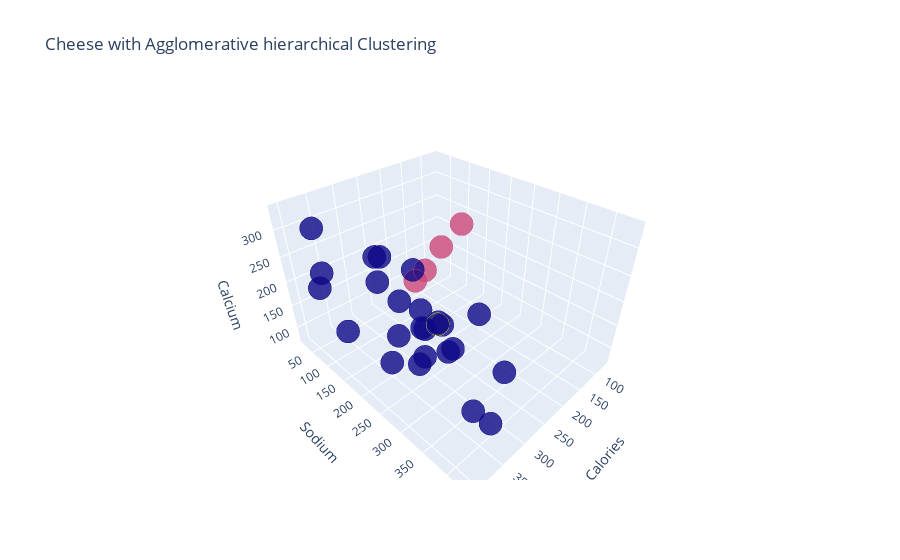

The notebook cell saved with this chart:
### Markdown cell above
Afin de définir quel graphique pourrait être le plus parlant, essayons avec ce que nous avions vu dans la heatmap.

### Code cell
trace1 = go.Scatter3d(
    x= df['calories'],
    y= df['sodium'],
    z= df['calcium'],
    mode='markers',
    marker=dict(
        color = df['cluster'],
        size= 8,
        line=dict(
            color= df['cluster'],
            width= 12
        ),
        opacity=0.8
    )
)
data = [trace1]
layout = go.Layout(
    title= 'Cheese with Agglomerative hierarchical Clustering',
    scene = dict(
        xaxis = dict(title  = 'Calories'),
        yaxis = dict(title  = 'Sodium'),
        zaxis = dict(title  = 'Calcium')
    )
)
fig = go.Figure(data=data, layout=layout)
py.offline.iplot(fig)

### Figure 1 — Plotly figure (JSON) as saved in the notebook; plotly's stock layout.template omitted (floating-point values rounded to 4 significant figures)
{"data": [{"marker": {"color": [0, 0, 0, 0, 0, 0, 0, 0, 0, 0, 0, 0, 0, 2, 0, 1, 1, 0, 0, 0, 1, 0, 0, 0, 0, 0, 0, 0, 1], "line": {"color": [0, 0, 0, 0, 0, 0, 0, 0, 0, 0, 0, 0, 0, 2, 0, 1, 1, 0, 0, 0, 1, 0, 0, 0, 0, 0, 0, 0, 1], "width": 12}, "opacity": 0.8, "size": 8}, "mode": "markers", "x": [314, 314, 401, 342, 264, 367, 344, 292, 406, 399, 308, 327, 378, 206, 292, 80, 115, 338, 347, 381, 142, 300, 355, 309, 370, 298, 321, 321, 70], "y": [353.5, 238.0, 112.0, 336.0, 314.0, 256.0, 192.0, 276.0, 172.0, 92.0, 222.0, 148.0, 60.0, 160.0, 390.0, 41.0, 25.0, 311.0, 285.0, 240.0, 22.0, 223.0, 232.0, 272.0, 432.0, 205.0, 252.0, 140.0, 91.0], "z": [72.6, 209.8, 259.4, 211.1, 215.9, 264.0, 87.2, 132.9, 182.3, 220.5, 79.2, 272.2, 308.2, 72.8, 168.5, 146.3, 94.8, 236.7, 219.0, 334.6, 78.2, 156.7, 178.9, 202.3, 162.0, 261.0, 125.5, 218.0, 215.7], "type": "scatter3d"}], "layout": {"scene": {"xaxis": {"title": {"text": "Calories"}}, "yaxis": {"title": {"text": "Sodium"}}, "zaxis": {"title": {"text": "Calcium"}}}, "title": {"text": "Cheese with Agglomerative hierarchical Clustering"}}}
